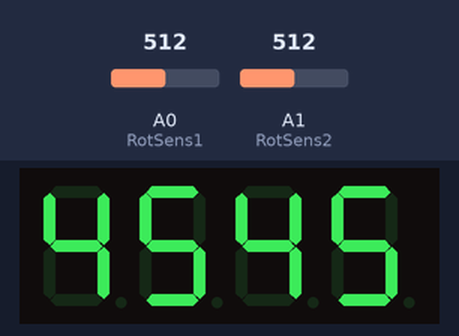
The sketch below on a simulated Arduino Uno, built with avr-gcc and run on an emulated ATmega328P. Shown: 4-digit seven-segment display. The inputs (shaded band) are chosen by the test bench; at power-on: A0 (RotSens1) = 512, A1 (RotSens2) = 512.

Above: at 1.2 s.
1.3 s: A0 (RotSens1) set to 716
At 2.1 s:
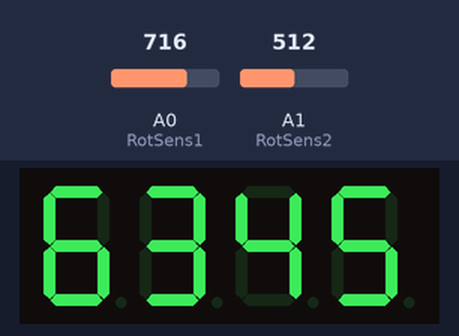
2.8 s: A1 (RotSens2) set to 716
At 3.5 s:
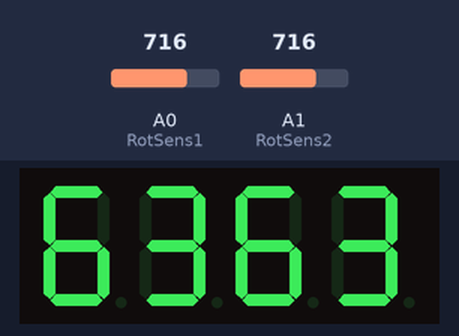
4.3 s: A0 (RotSens1) set to 900
At 4.9 s:
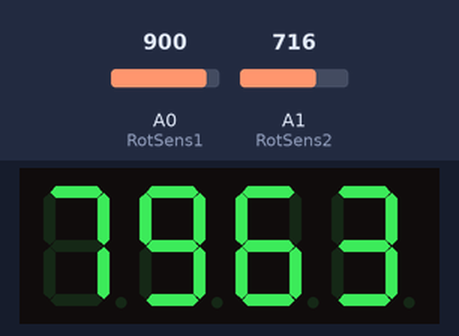
5.8 s: A1 (RotSens2) set to 900
At 6.2 s:
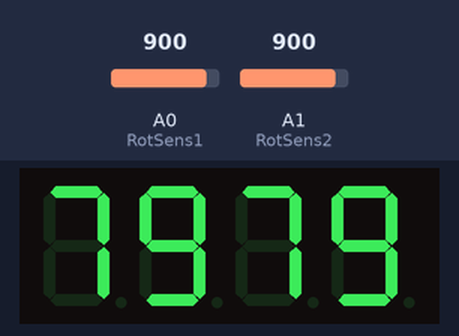
7.3 s: A0 (RotSens1) set to 1023
At 8.5 s:
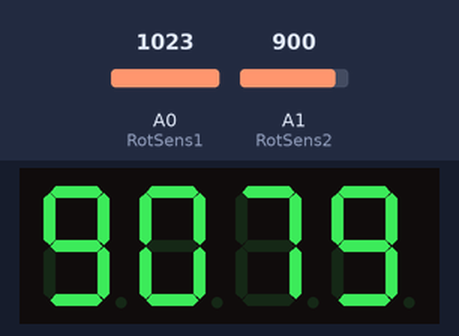
8.8 s: A1 (RotSens2) set to 1023
At 10.1 s:
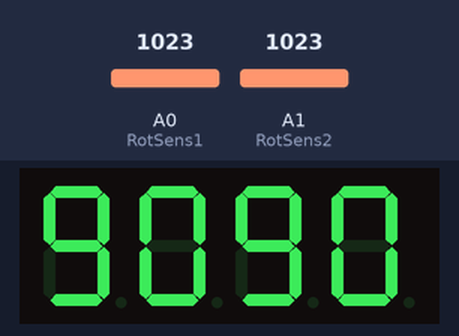
Timing chart, 0 to 11.3 s (numbered marks = the images above; inputs shaded):
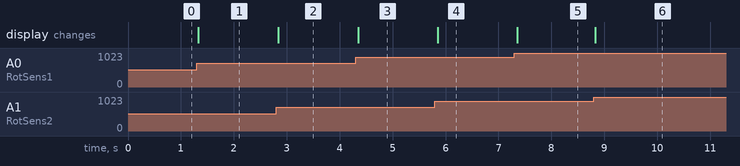

Measured:
- after the input at 1.3 s, the display: changes at once (image 1)
- after the input at 2.8 s, the display: changes at once (image 2)
- after the input at 4.3 s, the display: changes after 0.05 s (image 3)
- after the input at 5.8 s, the display: changes after 0.05 s (image 4)
- after the input at 7.3 s, the display: changes after 0.06 s (image 5)
- after the input at 8.8 s, the display: changes at once (image 6)

The sketch:

RotaryPrototype.ino
```cpp
#define RotSens1 A0
#define RotSens2 A1
#define LED 3  //the Grove - LED is connected to PWM pin D3 of Arduino
#define ADC_REF 5 //reference voltage of ADC is 5v.If the Vcc switch on the seeeduino
                    //board switches to 3V3, the ADC_REF should be 3.3
#define GROVE_VCC 5 //VCC of the grove interface is normally 5v
#define FULL_ANGLE 300 //full value of the rotary angle is 300 degrees

//#include <cmath>
#include "TM1637.h"
const int CLK = 2;
const int DIO = 3;
TM1637 tm1637(CLK, DIO);

int num;

void setup()
{
    Serial.begin(9600);
    pinMode(RotSens1, INPUT);
    pinMode(RotSens2, INPUT);
   tm1637.init();
    tm1637.set(BRIGHT_TYPICAL);
}

void loop()
{
    float voltage1;
    int sensor_value1 = analogRead(RotSens1);
    voltage1 = (float)sensor_value1*ADC_REF/1023;
    float degrees1 = (voltage1*FULL_ANGLE)/GROVE_VCC;

  float voltage2;
    int sensor_value2 = analogRead(RotSens2);
    voltage2 = (float)sensor_value2*ADC_REF/1023;
    float degrees2 = (voltage2*FULL_ANGLE)/GROVE_VCC;

  /*if (degrees2 == degrees1) {
    Serial.println("match");
    Serial.println(degrees1);
  } else {
    Serial.println("Not matching");
  }*/
  num=floor(degrees1/3.3)*100+floor(degrees2/3.3);

  tm1637.displayNum(10000+num);
  delay(10);

}
```
